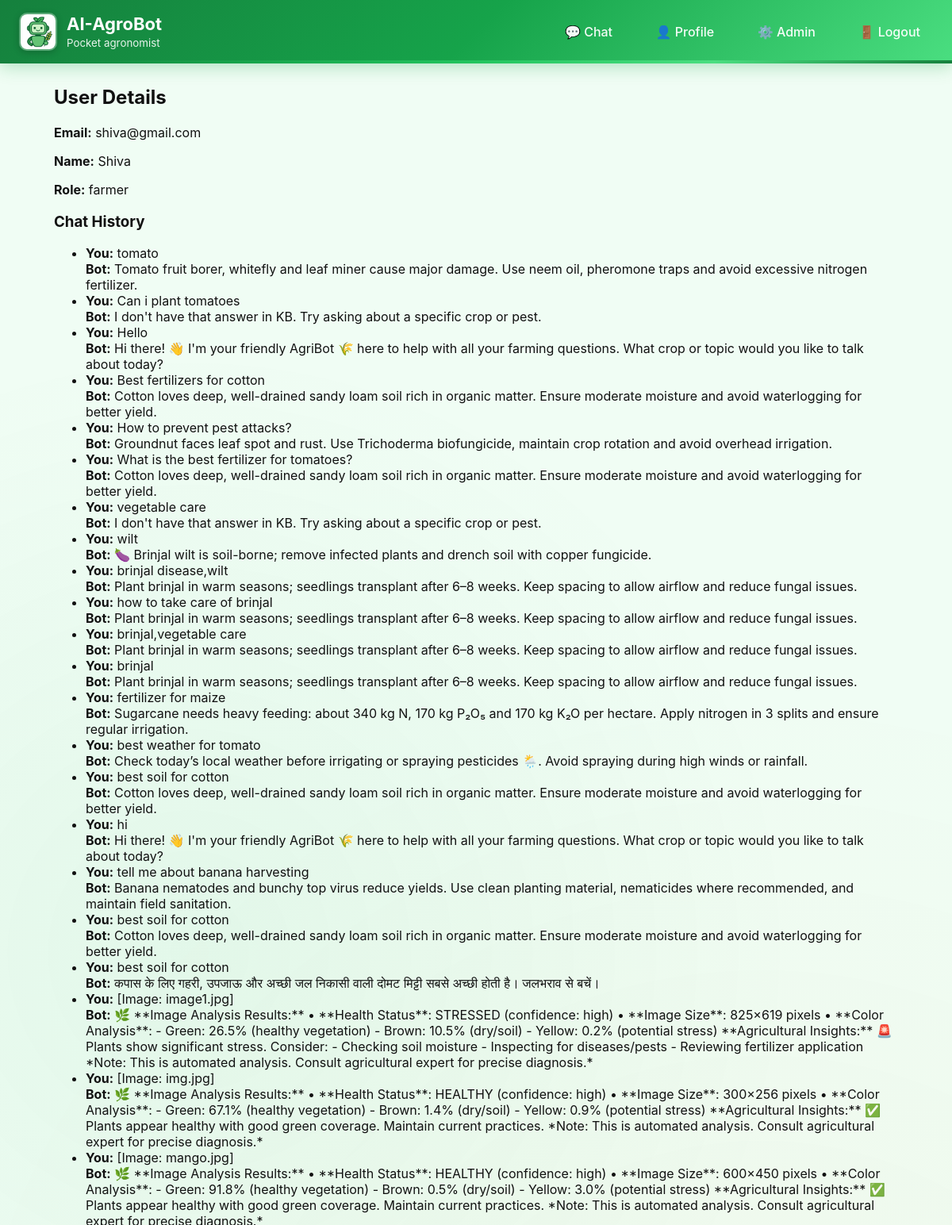
Page /admin/user/2 (signed in, upper part) on the committed database.
### database.py (models this page shows)
class User(UserMixin, db.Model):
    __tablename__ = "users"
    id = db.Column(db.Integer, primary_key=True)
    email = db.Column(db.String(200), unique=True, nullable=False)
    password = db.Column(db.String(200), nullable=False)
    name = db.Column(db.String(100))
    role = db.Column(db.String(20), default="farmer")
    primary_crop = db.Column(db.String(100))
    region = db.Column(db.String(100))
    preferred_language = db.Column(db.String(20), default="en")

class ChatHistory(db.Model):
    __tablename__ = "chat_history"
    id = db.Column(db.Integer, primary_key=True)
    user_id = db.Column(db.Integer, db.ForeignKey("users.id"), nullable=True)
    user_message = db.Column(db.Text)
    bot_response = db.Column(db.Text)
    created_at = db.Column(db.DateTime, default=datetime.utcnow)
    feedback = db.Column(db.String(20), nullable=True)

### app.py (the view)
@app.route("/admin/user/<int:user_id>")
@login_required
def admin_view_user(user_id):
    if current_user.role != "admin":
        flash("Access denied", "danger")
        return redirect(url_for("index"))
    user = User.query.get_or_404(user_id)
    chats = ChatHistory.query.filter_by(user_id=user.id).order_by(ChatHistory.created_at.desc()).all()
    return render_template("admin_view_user.html", user=user, chats=chats)

### app.py (called while the page is built)
@login_manager.user_loader
def load_user(user_id):
    return db.session.get(User, int(user_id))

### templates/admin_view_user.html
{% extends "base.html" %}
{% block content %}
<h2>User Details</h2>
<p><strong>Email:</strong> {{ user.email }}</p>
<p><strong>Name:</strong> {{ user.name }}</p>
<p><strong>Role:</strong> {{ user.role }}</p>
<h3>Chat History</h3>
{% if chats %}
  <ul>
  {% for c in chats %}
    <li><b>You:</b> {{ c.user_message }}<br><b>Bot:</b> {{ c.bot_response }}</li>
  {% endfor %}
  </ul>
{% else %}
  <p>No chats found for this user.</p>
{% endif %}
{% endblock %}

### static/style.css (style rules this page uses)
:root { --brand:#16a34a;--brand-light:#22c55e;--brand-dark:#15803d;--muted:#64748b;--sky:#4ade80;--sky-light:#86efac;--sky-dark:#16a34a;--gold:#86efac;--gold-light:#bbf7d0;--gold-dark:#22c55e;--bg:#f0fdf4;--card:#ffffff;--gradient-start:#16a34a;--gradient-end:#4ade80;--accent:#86efac;--light-green:#dcfce7;--cream:#f0fdf4 }
* { box-sizing:border-box }
body { font-family:Inter,system-ui,Segoe UI,Roboto,Arial;margin:0;background:var(--bg);color:#111;position:relative }

### rows in the picture
User: email "shiva@gmail.com", name "Shiva", role "farmer"
ChatHistory: user_message "tomato", bot_response "Tomato fruit borer, whitefly and leaf miner cause major damage. Use neem oil, pheromone traps and avoid excessive nitrogen fertilizer."
ChatHistory: user_message "Can i plant tomatoes", bot_response "I don't have that answer in KB. Try asking about a specific crop or pest."
ChatHistory: user_message "Hello", bot_response "Hi there! 👋 I'm your friendly AgriBot 🌾 here to help with all your farming questions. What crop or topic would you like to talk about today?"
ChatHistory: user_message "Best fertilizers for cotton", bot_response "Cotton loves deep, well-drained sandy loam soil rich in organic matter. Ensure moderate moisture and avoid waterlogging for better yield."
ChatHistory: user_message "How to prevent pest attacks?", bot_response "Groundnut faces leaf spot and rust. Use Trichoderma biofungicide, maintain crop rotation and avoid overhead irrigation."
ChatHistory: user_message "What is the best fertilizer for tomatoes?", bot_response "Cotton loves deep, well-drained sandy loam soil rich in organic matter. Ensure moderate moisture and avoid waterlogging for better yield."
ChatHistory: user_message "vegetable care", bot_response "I don't have that answer in KB. Try asking about a specific crop or pest."
ChatHistory: user_message "wilt", bot_response "🍆 Brinjal wilt is soil-borne; remove infected plants and drench soil with copper fungicide."
ChatHistory: user_message "brinjal disease,wilt", bot_response "Plant brinjal in warm seasons; seedlings transplant after 6–8 weeks. Keep spacing to allow airflow and reduce fungal issues."
ChatHistory: user_message "how to take care of brinjal", bot_response "Plant brinjal in warm seasons; seedlings transplant after 6–8 weeks. Keep spacing to allow airflow and reduce fungal issues."
ChatHistory: user_message "brinjal,vegetable care", bot_response "Plant brinjal in warm seasons; seedlings transplant after 6–8 weeks. Keep spacing to allow airflow and reduce fungal issues."
ChatHistory: user_message "brinjal", bot_response "Plant brinjal in warm seasons; seedlings transplant after 6–8 weeks. Keep spacing to allow airflow and reduce fungal issues."
ChatHistory: user_message "fertilizer for maize", bot_response "Sugarcane needs heavy feeding: about 340 kg N, 170 kg P₂O₅ and 170 kg K₂O per hectare. Apply nitrogen in 3 splits and ensure regular irrigation."
ChatHistory: user_message "best weather for tomato", bot_response "Check today’s local weather before irrigating or spraying pesticides 🌦️. Avoid spraying during high winds or rainfall."
ChatHistory: user_message "best soil for cotton", bot_response "Cotton loves deep, well-drained sandy loam soil rich in organic matter. Ensure moderate moisture and avoid waterlogging for better yield."
ChatHistory: user_message "hi", bot_response "Hi there! 👋 I'm your friendly AgriBot 🌾 here to help with all your farming questions. What crop or topic would you like to talk about today?"
ChatHistory: user_message "tell me about banana harvesting", bot_response "Banana nematodes and bunchy top virus reduce yields. Use clean planting material, nematicides where recommended, and maintain field sanitation."
ChatHistory: user_message "best soil for cotton", bot_response "Cotton loves deep, well-drained sandy loam soil rich in organic matter. Ensure moderate moisture and avoid waterlogging for better yield."
ChatHistory: user_message "best soil for cotton", bot_response "कपास के लिए गहरी, उपजाऊ और अच्छी जल निकासी वाली दोमट मिट्टी सबसे अच्छी होती है। जलभराव से बचें।"
ChatHistory: user_message "[Image: image1.jpg]", bot_response "🌿 **Image Analysis Results:** • **Health Status**: STRESSED (confidence: high) • **Image Size**: 825×619 pixels • **Color Analysis**: - Green: 26.5% (healthy vegetation) - Brown: 10.5% (dry/soil) - Yellow: 0.2% (potential stress) **Agricultural Insights:** 🚨 Plants show significant stress. Consider: - Checking soil moisture - Inspecting for diseases/pests - Reviewing fertilizer application *Note: This is automated analysis. Consult agricultural expert for precise diagnosis.*"
ChatHistory: user_message "[Image: img.jpg]", bot_response "🌿 **Image Analysis Results:** • **Health Status**: HEALTHY (confidence: high) • **Image Size**: 300×256 pixels • **Color Analysis**: - Green: 67.1% (healthy vegetation) - Brown: 1.4% (dry/soil) - Yellow: 0.9% (potential stress) **Agricultural Insights:** ✅ Plants appear healthy with good green coverage. Maintain current practices. *Note: This is automated analysis. Consult agricultural expert for precise diagnosis.*"
ChatHistory: user_message "[Image: mango.jpg]"
